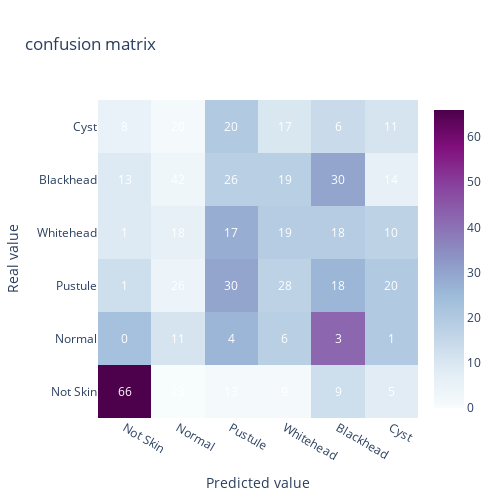

Notebook code cell kept with this figure:
### Code cell
# # conf_mat_to_tabel(conf_mat)

# pd.DataFrame(conf_mat)

import plotly.graph_objects as go
def plot_confusion_matrix(cm, labels, title):
    # cm : confusion matrix list(list)
    # labels : name of the data list(str)
    # title : title for the heatmap
    data = go.Heatmap(z=cm, y=labels, x=labels, colorscale="BuPu")#Bluered
    annotations = []
    for i, row in enumerate(cm):
        for j, value in enumerate(row):
            annotations.append(
                {
                    "x": labels[i],
                    "y": labels[j],
                    "font": {"color": "white"},
                    "text": str(value),
                    "xref": "x1",
                    "yref": "y1",
                    "showarrow": False
                }
            )
    layout = {
        "title": title,
        "xaxis": {"title": "Predicted value"},
        "yaxis": {"title": "Real value"},
        "annotations": annotations,
        "width":500,
        "height":500,
    }
    fig = go.Figure(data=data, layout=layout)
    return fig
label = ('Not Skin', 'Normal', 'Pustule', 'Whitehead', 'Blackhead', 'Cyst',)
plot_confusion_matrix(conf_mat, label, "confusion matrix")

### Figure 1 — Plotly figure (JSON) as saved in the notebook; plotly's stock layout.template omitted (floating-point values rounded to 4 significant figures)
{"data": [{"colorscale": [[0, "rgb(247,252,253)"], [0.125, "rgb(224,236,244)"], [0.25, "rgb(191,211,230)"], [0.375, "rgb(158,188,218)"], [0.5, "rgb(140,150,198)"], [0.625, "rgb(140,107,177)"], [0.75, "rgb(136,65,157)"], [0.875, "rgb(129,15,124)"], [1, "rgb(77,0,75)"]], "type": "heatmap", "x": ["Not Skin", "Normal", "Pustule", "Whitehead", "Blackhead", "Cyst"], "y": ["Not Skin", "Normal", "Pustule", "Whitehead", "Blackhead", "Cyst"], "z": [[66, 0, 1, 1, 13, 8], [23, 11, 26, 18, 42, 20], [13, 4, 30, 17, 26, 20], [9, 6, 28, 19, 19, 17], [9, 3, 18, 18, 30, 6], [5, 1, 20, 10, 14, 11]]}], "layout": {"annotations": [{"font": {"color": "white"}, "showarrow": false, "text": "66", "x": "Not Skin", "xref": "x", "y": "Not Skin", "yref": "y"}, {"font": {"color": "white"}, "showarrow": false, "text": "0", "x": "Not Skin", "xref": "x", "y": "Normal", "yref": "y"}, {"font": {"color": "white"}, "showarrow": false, "text": "1", "x": "Not Skin", "xref": "x", "y": "Pustule", "yref": "y"}, {"font": {"color": "white"}, "showarrow": false, "text": "1", "x": "Not Skin", "xref": "x", "y": "Whitehead", "yref": "y"}, {"font": {"color": "white"}, "showarrow": false, "text": "13", "x": "Not Skin", "xref": "x", "y": "Blackhead", "yref": "y"}, {"font": {"color": "white"}, "showarrow": false, "text": "8", "x": "Not Skin", "xref": "x", "y": "Cyst", "yref": "y"}, {"font": {"color": "white"}, "showarrow": false, "text": "23", "x": "Normal", "xref": "x", "y": "Not Skin", "yref": "y"}, {"font": {"color": "white"}, "showarrow": false, "text": "11", "x": "Normal", "xref": "x", "y": "Normal", "yref": "y"}, {"font": {"color": "white"}, "showarrow": false, "text": "26", "x": "Normal", "xref": "x", "y": "Pustule", "yref": "y"}, {"font": {"color": "white"}, "showarrow": false, "text": "18", "x": "Normal", "xref": "x", "y": "Whitehead", "yref": "y"}, {"font": {"color": "white"}, "showarrow": false, "text": "42", "x": "Normal", "xref": "x", "y": "Blackhead", "yref": "y"}, {"font": {"color": "white"}, "showarrow": false, "text": "20", "x": "Normal", "xref": "x", "y": "Cyst", "yref": "y"}, {"font": {"color": "white"}, "showarrow": false, "text": "13", "x": "Pustule", "xref": "x", "y": "Not Skin", "yref": "y"}, {"font": {"color": "white"}, "showarrow": false, "text": "4", "x": "Pustule", "xref": "x", "y": "Normal", "yref": "y"}, {"font": {"color": "white"}, "showarrow": false, "text": "30", "x": "Pustule", "xref": "x", "y": "Pustule", "yref": "y"}, {"font": {"color": "white"}, "showarrow": false, "text": "17", "x": "Pustule", "xref": "x", "y": "Whitehead", "yref": "y"}, {"font": {"color": "white"}, "showarrow": false, "text": "26", "x": "Pustule", "xref": "x", "y": "Blackhead", "yref": "y"}, {"font": {"color": "white"}, "showarrow": false, "text": "20", "x": "Pustule", "xref": "x", "y": "Cyst", "yref": "y"}, {"font": {"color": "white"}, "showarrow": false, "text": "9", "x": "Whitehead", "xref": "x", "y": "Not Skin", "yref": "y"}, {"font": {"color": "white"}, "showarrow": false, "text": "6", "x": "Whitehead", "xref": "x", "y": "Normal", "yref": "y"}, {"font": {"color": "white"}, "showarrow": false, "text": "28", "x": "Whitehead", "xref": "x", "y": "Pustule", "yref": "y"}, {"font": {"color": "white"}, "showarrow": false, "text": "19", "x": "Whitehead", "xref": "x", "y": "Whitehead", "yref": "y"}, {"font": {"color": "white"}, "showarrow": false, "text": "19", "x": "Whitehead", "xref": "x", "y": "Blackhead", "yref": "y"}, {"font": {"color": "white"}, "showarrow": false, "text": "17", "x": "Whitehead", "xref": "x", "y": "Cyst", "yref": "y"}, {"font": {"color": "white"}, "showarrow": false, "text": "9", "x": "Blackhead", "xref": "x", "y": "Not Skin", "yref": "y"}, {"font": {"color": "white"}, "showarrow": false, "text": "3", "x": "Blackhead", "xref": "x", "y": "Normal", "yref": "y"}, {"font": {"color": "white"}, "showarrow": false, "text": "18", "x": "Blackhead", "xref": "x", "y": "Pustule", "yref": "y"}, {"font": {"color": "white"}, "showarrow": false, "text": "18", "x": "Blackhead", "xref": "x", "y": "Whitehead", "yref": "y"}, {"font": {"color": "white"}, "showarrow": false, "text": "30", "x": "Blackhead", "xref": "x", "y": "Blackhead", "yref": "y"}, {"font": {"color": "white"}, "showarrow": false, "text": "6", "x": "Blackhead", "xref": "x", "y": "Cyst", "yref": "y"}, {"font": {"color": "white"}, "showarrow": false, "text": "5", "x": "Cyst", "xref": "x", "y": "Not Skin", "yref": "y"}, {"font": {"color": "white"}, "showarrow": false, "text": "1", "x": "Cyst", "xref": "x", "y": "Normal", "yref": "y"}, {"font": {"color": "white"}, "showarrow": false, "text": "20", "x": "Cyst", "xref": "x", "y": "Pustule", "yref": "y"}, {"font": {"color": "white"}, "showarrow": false, "text": "10", "x": "Cyst", "xref": "x", "y": "Whitehead", "yref": "y"}, {"font": {"color": "white"}, "showarrow": false, "text": "14", "x": "Cyst", "xref": "x", "y": "Blackhead", "yref": "y"}, {"font": {"color": "white"}, "showarrow": false, "text": "11", "x": "Cyst", "xref": "x", "y": "Cyst", "yref": "y"}], "height": 500, "title": {"text": "confusion matrix"}, "width": 500, "xaxis": {"title": {"text": "Predicted value"}}, "yaxis": {"title": {"text": "Real value"}}}}
